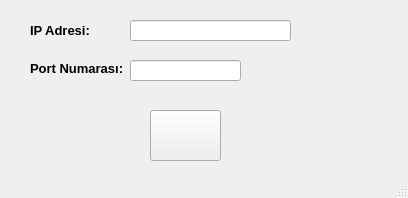
<?xml version="1.0" encoding="UTF-8"?>
<ui version="4.0">
 <class>Ud_psocket_window</class>
 <widget class="QMainWindow" name="Ud_psocket_window">
  <property name="geometry">
   <rect>
    <x>0</x>
    <y>0</y>
    <width>408</width>
    <height>198</height>
   </rect>
  </property>
  <property name="windowTitle">
   <string>UDP SOCKET İLETİŞİM BİLGİLERİ</string>
  </property>
  <widget class="QWidget" name="centralwidget">
   <widget class="QLineEdit" name="ip_txt">
    <property name="geometry">
     <rect>
      <x>130</x>
      <y>20</y>
      <width>161</width>
      <height>21</height>
     </rect>
    </property>
    <property name="font">
     <font>
      <pointsize>10</pointsize>
      <weight>75</weight>
      <bold>true</bold>
     </font>
    </property>
   </widget>
   <widget class="QLabel" name="label">
    <property name="geometry">
     <rect>
      <x>30</x>
      <y>20</y>
      <width>71</width>
      <height>20</height>
     </rect>
    </property>
    <property name="font">
     <font>
      <pointsize>10</pointsize>
      <weight>75</weight>
      <bold>true</bold>
     </font>
    </property>
    <property name="text">
     <string>IP Adresi:</string>
    </property>
   </widget>
   <widget class="QLabel" name="label_2">
    <property name="geometry">
     <rect>
      <x>30</x>
      <y>60</y>
      <width>101</width>
      <height>16</height>
     </rect>
    </property>
    <property name="font">
     <font>
      <pointsize>10</pointsize>
      <weight>75</weight>
      <bold>true</bold>
     </font>
    </property>
    <property name="text">
     <string>Port Numarası:</string>
    </property>
   </widget>
   <widget class="QLineEdit" name="port_txt">
    <property name="geometry">
     <rect>
      <x>130</x>
      <y>60</y>
      <width>111</width>
      <height>21</height>
     </rect>
    </property>
    <property name="font">
     <font>
      <pointsize>10</pointsize>
      <weight>75</weight>
      <bold>true</bold>
     </font>
    </property>
   </widget>
   <widget class="QPushButton" name="pushButton">
    <property name="geometry">
     <rect>
      <x>150</x>
      <y>110</y>
      <width>71</width>
      <height>51</height>
     </rect>
    </property>
    <property name="text">
     <string/>
    </property>
    <property name="icon">
     <iconset>
      <normaloff>save.png</normaloff>save.png</iconset>
    </property>
    <property name="iconSize">
     <size>
      <width>48</width>
      <height>48</height>
     </size>
    </property>
   </widget>
  </widget>
  <widget class="QStatusBar" name="statusbar"/>
 </widget>
 <resources/>
 <connections/>
</ui>
